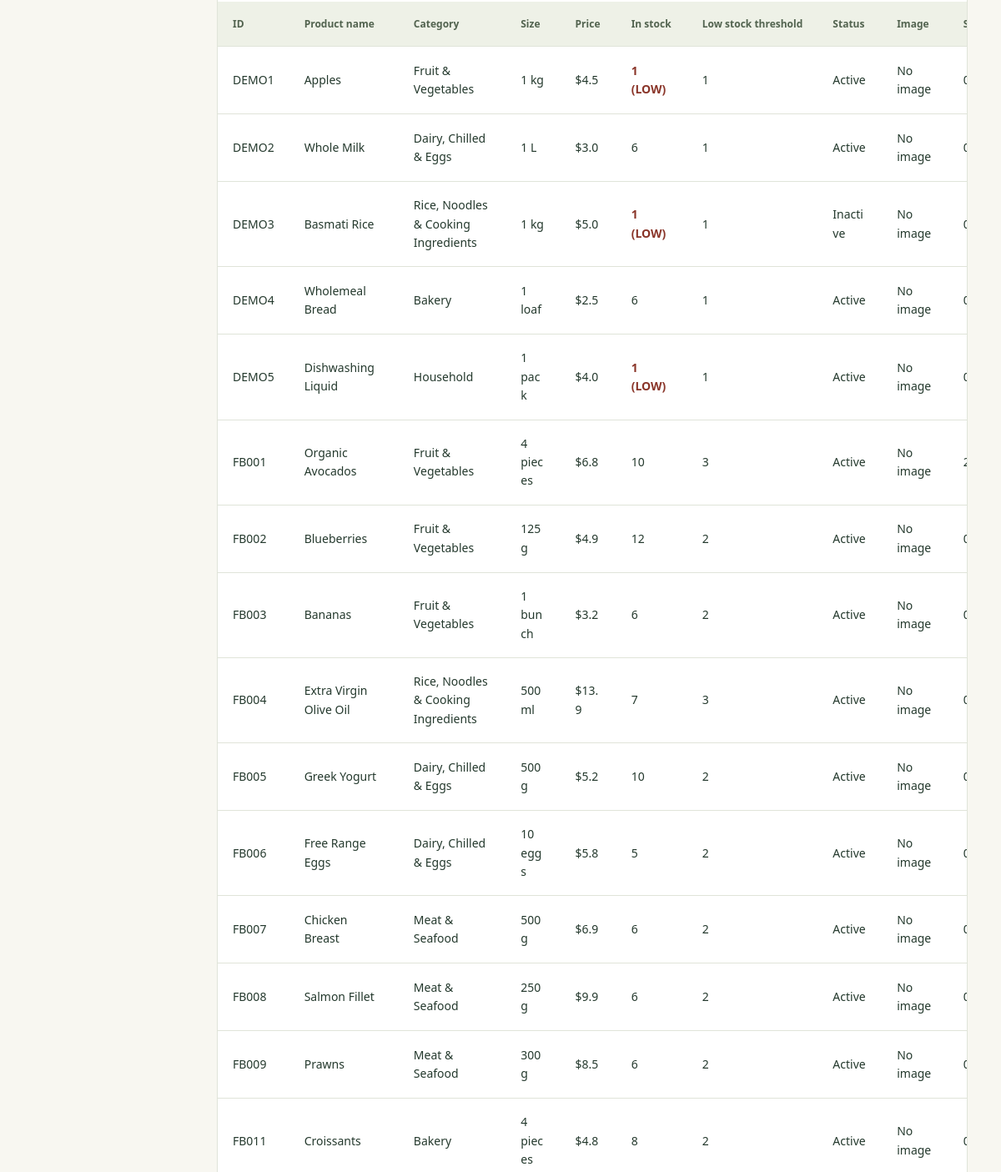
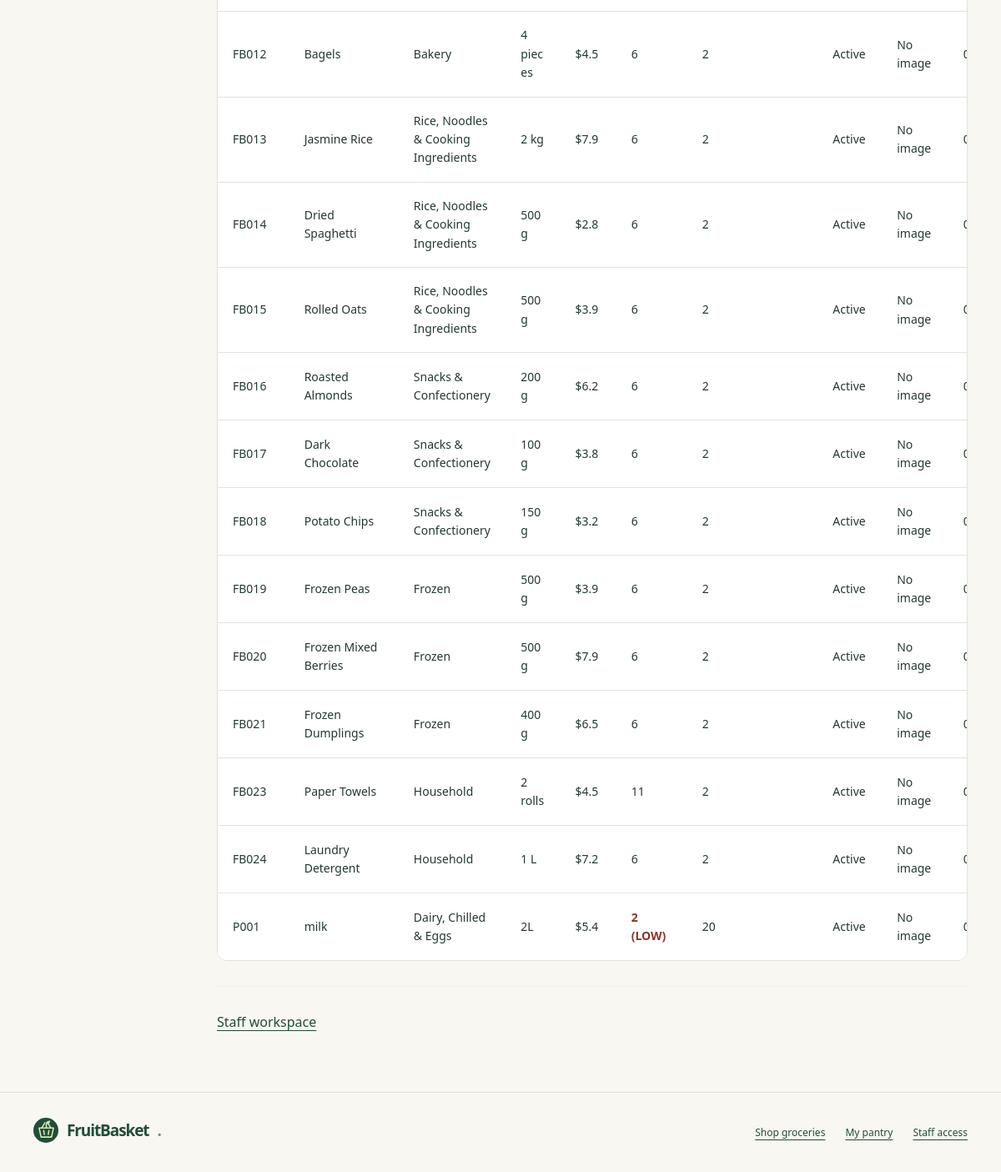
/adminpanel/product_new (signed in, lower part), run on an earlier commit of the app's database (2 pictures, top to bottom).
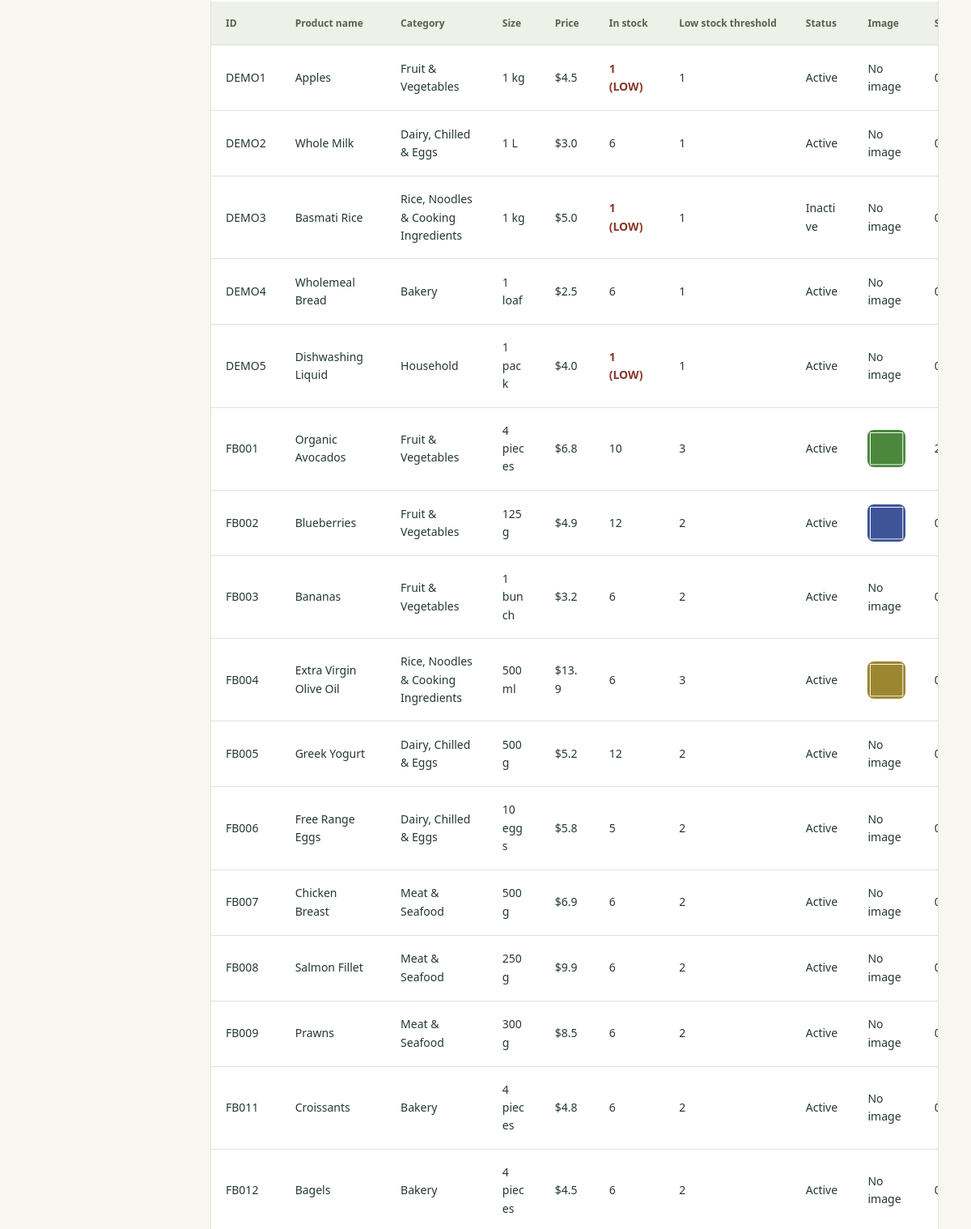
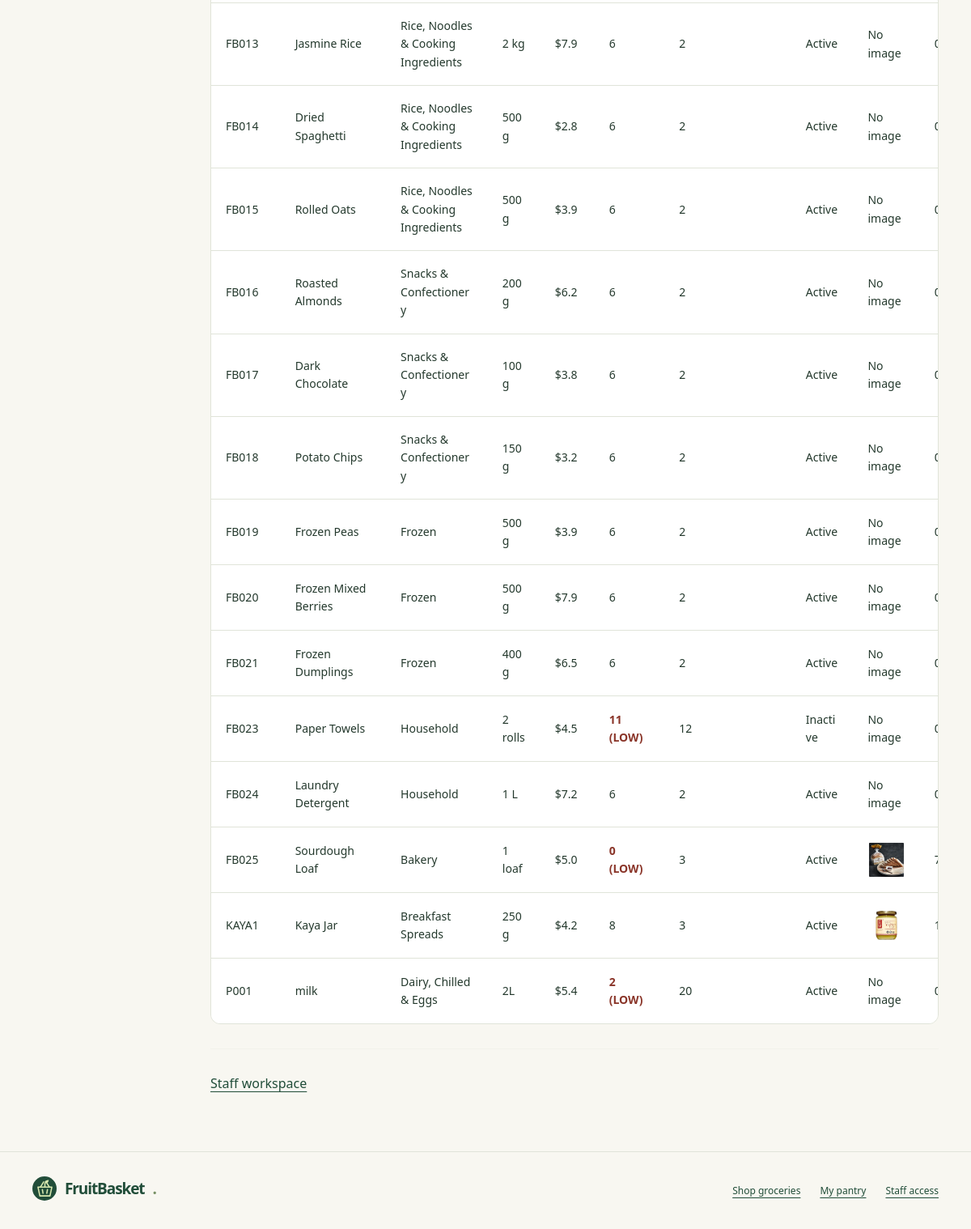
And on a later commit of the database (2 pictures, top to bottom).
### adminpanel/models.py (models this page shows, shortened)
class Product(models.Model):
    Pid = models.CharField(max_length=5, primary_key=True)
    Pname = models.CharField(max_length=200)
    Pcategory = models.ForeignKey(Category, on_delete=models.PROTECT, db_column="Pcategory", related_name="products", verbose_name="Category")
    Psize = models.CharField(max_length=30)
    Pprice = models.FloatField()
    Plowstock = models.IntegerField(validators=[MinValueValidator(0)])
    Ptargetstock = models.PositiveIntegerField(null=True, blank=True, verbose_name='Target stock level')
    Pbulkquantity = models.PositiveIntegerField(null=True, blank=True, validators=[MinValueValidator(2)], verbose_name='Bulk quantity threshold')
    Pbulkprice = models.FloatField(null=True, blank=True, verbose_name='Bulk unit price')
    Pactive = models.BooleanField(default=True)
    Pimage = models.ImageField(upload_to='products/', blank=True, null=True)
    Pexpirydays = models.PositiveIntegerField(default=0)
    class Meta:
        constraints = [
            models.CheckConstraint(
                check=models.Q(Pprice__gt=0),
                name='Pprice_greater_than_zero'
            ),
            models.CheckConstraint(
                check=models.Q(Plowstock__gte=0),
                name='Plowstock_not_negative'
            ),
            models.CheckConstraint(condition=models.Q(Ptargetstock__isnull=True) | models.Q(Ptargetstock__gte=models.F('Plowstock')), name='product_target_at_least_low'),
            models.CheckConstraint(condition=(models.Q(Pbulkquantity__isnull=True, Pbulkprice__isnull=True) | models.Q(Pbulkquantity__isnull=False, Pbulkprice__isnull=False, Pbulkquantity__gte=2, Pbulkprice__gt=0, Pbulkprice__lte=models.F('Pprice'))), name='product_bulk_settings_valid')
        ]

class Category(models.Model):
    Ccode = models.CharField(max_length=20, primary_key=True, default=category_code, editable=False)
    Cname = models.CharField(max_length=200, unique=True, db_collation="nocase", verbose_name="Category name")
    class Meta:
        ordering = ["Cname", "Ccode"]
        constraints = [
            models.CheckConstraint(condition=~models.Q(Cname="") & models.Q(Cname=models.Func(models.F("Cname"), models.Value(CATEGORY_WHITESPACE), function="TRIM")), name="category_name_trimmed_nonempty"),
            models.CheckConstraint(condition=LessThanOrEqual(Length("Cname"), models.Value(200)), name="category_name_length"),
        ]
    def __str__(self):
        return self.Cname

### adminpanel/views.py (the view, shortened to what this page needs)
# urls.py: path('product_new', views.ProductView.as_view(), name='product_new'),
class ProductView(View):
    form_class = ProductForm
    template_name = 'adminpanel/product_new.html'
    def dispatch(self, request, *args, **kwargs):
        if not (request.user.is_authenticated and request.user.is_active and request.user.is_staff):
            return redirect('adminpanel_login')
        return super().dispatch(request, *args, **kwargs)
    def get(self, request, *args, **kwargs):
        pk = kwargs.get('pk') # returns None if not provided
        form = None
        action = 'create'
        status_type = None
        status_message = None
        if pk is not None:
            try:
                product = Product.objects.get(pk=pk)
                form = self.form_class(instance=product)
                form.fields['Pid'].disabled = True
                action = 'update'
            except Product.DoesNotExist:
                return HttpResponse('Product not found.', status=404)
        else:
            form = self.form_class()
        rendered_form = form.render('adminpanel/form_template.html')
        products = Product.objects.select_related("Pcategory").annotate(
            stock=Count('product_items', filter=Q(product_items__Istatus='available'))
        )
        context = {
            'product_id': form.instance.pk or '',
            'current_product': Product.objects.filter(pk=form.instance.pk).first() if action == 'update' else None,
            'form': rendered_form,
            'action': action,
            'products': products,
            'status_type': status_type,
            'status_message': status_message,
        }
        return render(request, self.template_name, context)

### adminpanel/templates/adminpanel/product_new.html (shortened to what this page needs)
{% extends 'adminpanel/adminpanel_base.html' %}
{% load static %}
{% block content %}
    <div class="fb-staff-section">
        <div class="fb-table-wrap fb-records-table fb-product-records" role="region" aria-label="Staff data table" tabindex="0">
            <table>
                <thead>
                    <tr>
                        <th scope="col">ID</th>
                        <th scope="col">Product name</th>
                        <th scope="col">Category</th>
                        <th scope="col">Size</th>
                        <th scope="col">Price</th>
                        <th scope="col">In stock</th>
                        <th scope="col">Low stock threshold</th>
                        <th scope="col">Status</th>
                        <th scope="col">Image</th>
                        <th scope="col">Shelf life (days)</th>
                    </tr>
                </thead>
                <tbody>
                    {% for product in products %}
                    <tr>
                        <td>{{ product.Pid }}</td>
                        <td>{{ product.Pname }}</td>
                        <td>{{ product.Pcategory.Cname }}</td>
                        <td>{{ product.Psize }}</td>
                        <td>${{ product.Pprice }}</td>
                        <td {% if product.stock <= product.Plowstock %}style="color: #8a3529; font-weight: bold;"{% endif %}>
                            {{ product.stock }}{% if product.stock <= product.Plowstock %} (LOW){% endif %}
                        </td>
                        <td>{{ product.Plowstock }}</td>
                        <td>{% if product.Pactive %}Active{% else %}Inactive{% endif %}</td>
                        <td>{% if product.Pimage %}<img src="{{ product.Pimage.url }}" width="80" alt="{{ product.Pname }}">{% else %}No image{% endif %}</td>
                        <td>{{ product.Pexpirydays }}</td>
                    </tr>
                    {% empty %}
                    <tr>
                        <td colspan="11">No product record available.</td>
                    </tr>
                    {% endfor %}
                </tbody>
            </table>
        </div>
    </div>
    <hr>
    <div class="fb-staff-section">
        <a href="/adminpanel">Staff workspace</a>
    </div>
{% endblock %}

What changed in the data, as far as the page shows it:
changed Product "FB001": Pimage: picture added; no longer shows "No image"
changed Product "FB002": Pimage: picture added; no longer shows "No image"
changed Product "FB004": stock "7" → "6"; Pimage: picture added; no longer shows "No image"
computed for Product "FB005": stock "10" → "12"
computed for Product "FB011": stock "8" → "6"
changed Product "FB023": Plowstock "2" → "12"; now shows "(LOW)"; Pactive "Active" → "Inactive"
added Product: Pid "FB025", Pname "Sourdough Loaf", Pcategory.Cname "Bakery", Psize "1 loaf", Pprice "5.0", stock "0", shows "(LOW)", Plowstock "3", Pactive "Active", Pimage (picture)
added Product: Pid "KAYA1", Pname "Kaya Jar", Pcategory.Cname "Breakfast Spreads", Psize "250g", Pprice "4.2", stock "8", Plowstock "3", Pactive "Active", Pimage (picture)
